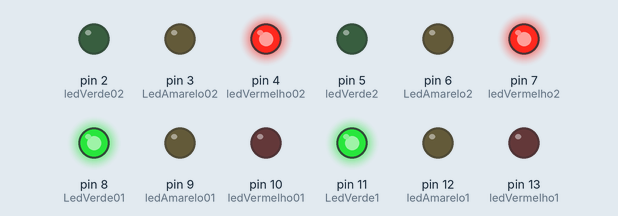
This sketch was run on a simulated Arduino Uno, built with avr-gcc and run on an emulated ATmega328P. Shown: output pins drawn as LEDs (lit = HIGH).

Above: at 2.5 s.
At 6.0 s:
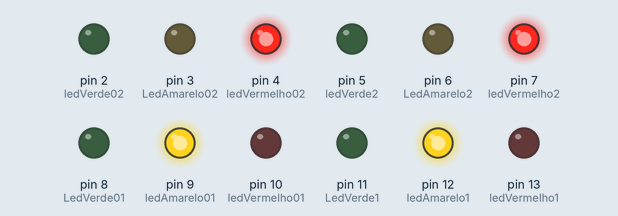
At 9.5 s:
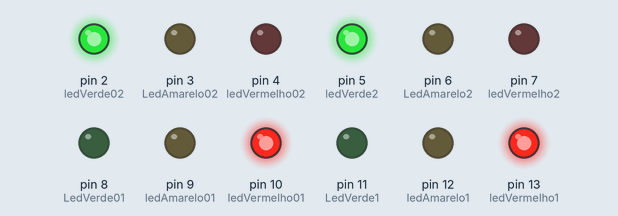
At 13.0 s:
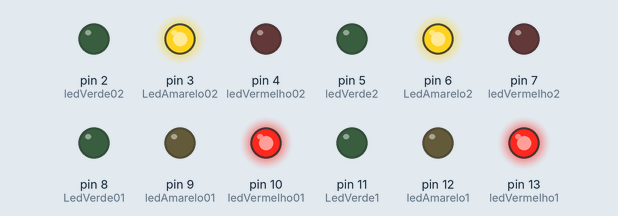
Timing chart, 0 to 18.2 s (numbered marks = the images above):
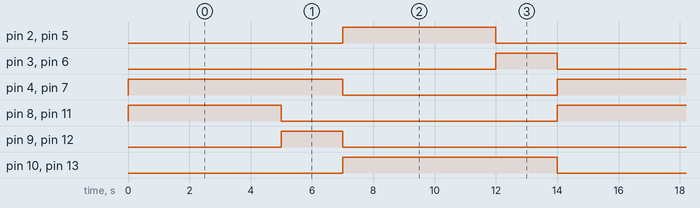

Measured:
- by itself, pin 2 (ledVerde02), pin 5 (ledVerde2), pin 8 (LedVerde01), pin 11 (LedVerde1): alternates HIGH for 5.0 s and LOW for 9.0 s
- by itself, pin 3 (LedAmarelo02), pin 6 (LedAmarelo2), pin 9 (ledAmarelo01), pin 12 (ledAmarelo1): alternates HIGH for 2.0 s and LOW for 12.0 s
- by itself, pin 4 (ledVermelho02), pin 7 (ledVermelho2), pin 10 (ledVermelho01), pin 13 (ledVermelho1): alternates HIGH for 7.0 s and LOW for 7.0 s

The sketch:

Cruzamento_Led.ino
```cpp
//Pista 1
int ledVermelho1 = 13;
int ledAmarelo1 = 12;
int LedVerde1 = 11;
int cor = 0;

int ledVermelho01 = 10;
int ledAmarelo01 = 9;
int LedVerde01 = 8;

//Pista 2
int ledVermelho2 = 7;
int LedAmarelo2 = 6;
int ledVerde2 = 5;

int ledVermelho02 = 4;
int LedAmarelo02 = 3;
int ledVerde02 = 2;

void setup()
{

 pinMode(ledVermelho1, OUTPUT);
 pinMode(ledAmarelo1, OUTPUT);
 pinMode(LedVerde1, OUTPUT);

 pinMode(ledVermelho01, OUTPUT);
 pinMode(ledAmarelo01, OUTPUT);
 pinMode(LedVerde01, OUTPUT);

 pinMode(ledVermelho2, OUTPUT);
 pinMode(LedAmarelo2, OUTPUT);
 pinMode(ledVerde2, OUTPUT);

 pinMode(ledVermelho02, OUTPUT);
 pinMode(LedAmarelo02, OUTPUT);
 pinMode(ledVerde02, OUTPUT);
}


void loop()
{


  cor++;
  if(cor==1)//Verde 1 / Vermelho 2
  {
    //Pista 1
  	digitalWrite(LedVerde1, HIGH);//Ligar led verde 1 - 01
    digitalWrite(LedVerde01, HIGH);//Ligar led verde 01 - 1

    //Pista 2
    digitalWrite(ledVermelho2, HIGH);//Ligar led verde 2 - 02
    digitalWrite(ledVermelho02, HIGH);//Ligar led verde 2 - 02
    delay(5000);
  }

  if(cor==2)//Amarelo 1 / Vermelho 2
  {
    //Pista 1
    digitalWrite(LedVerde1, LOW);//Desligar led verde 1 - 01
    digitalWrite(LedVerde01, LOW);//Desligar led verde 01 - 1

    digitalWrite(ledAmarelo1, HIGH);//Ligar led amarelo 1 - 01
    digitalWrite(ledAmarelo01, HIGH);//Ligar led amarelo 01 - 1
    delay(2000);
  }

  if(cor==3)//Vermelho 1 / Verde 2
  {
    //Pista 1
    digitalWrite(ledAmarelo1, LOW);//Desligar led amarelo 1 - 01
    digitalWrite(ledAmarelo01, LOW);//Desligar led amarelo 01 - 1
    digitalWrite(ledVermelho1, HIGH);//Ligar led vermelho 1 - 01
    digitalWrite(ledVermelho01, HIGH);//Ligar led vermelho 01 - 1

    //Pista 2
    digitalWrite(ledVermelho2, LOW);//Desligar led vermelho 2 - 02
    digitalWrite(ledVermelho02, LOW);//Desligar led vermelho 02 - 2
    digitalWrite(ledVerde2, HIGH);//Ligar led verde 2 - 02
    digitalWrite(ledVerde02, HIGH);//Ligar led verde 02 - 2
    delay(5000);
  }

  if(cor==4)//Vermelho 1 / Amarelo 2
  {
    //Pista 1
    digitalWrite(ledVerde2, LOW);//Desligar led verde 2 - 02
    digitalWrite(ledVerde02, LOW);//Desligar led verde 02 - 0
    digitalWrite(LedAmarelo2, HIGH);//Desligar led amarelo 2 - 02
    digitalWrite(LedAmarelo02, HIGH);//Desligar led amarelo 02 - 2
    delay(2000);

    //Pista 1
    digitalWrite(ledVermelho1, LOW);//Desligar led vermelho 1 - 01
    digitalWrite(ledVermelho01, LOW);//Desligar led vermelho 01 - 1

    //Pista 2
    digitalWrite(LedAmarelo2, LOW);//Desligar led amarelo 2 - 02
    digitalWrite(LedAmarelo02, LOW);//Desligar led amarelo 2 - 02

    cor = 0;
  }
 }
```
